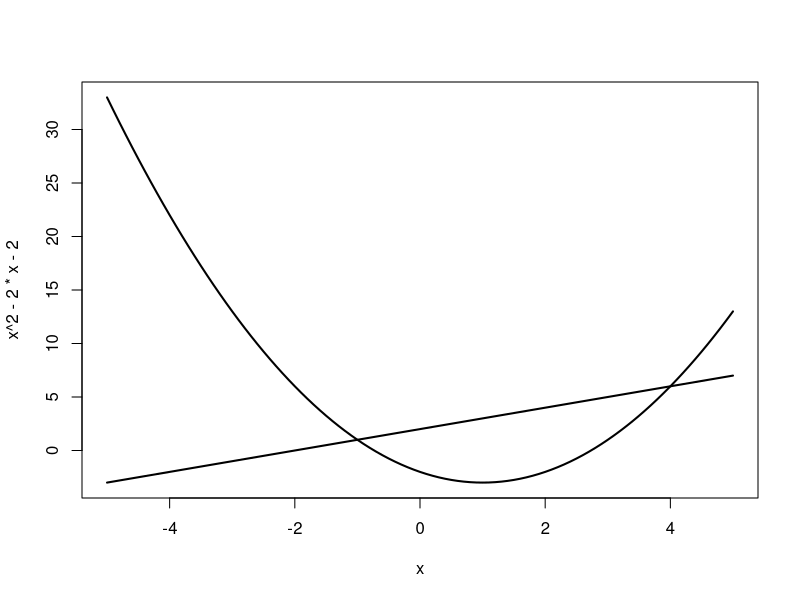

Here is the R script that generated this plot:
## ---- chunk 1
knitr::opts_chunk$set(echo = TRUE)
## ---- chunk 2
Area <- function(x) {2*(x)-9}
integrate(Area, lower = 4.5, upper = 8.5)
## ---- chunk 3
curve(x^2 -2*x-2, lwd = 2, xlim=c(-5, 5))
curve(x+2, lwd = 2, xlim=c(-5, 5), add = TRUE)

## ---- chunk 4
#Find area in-build function
f1 = function(x) {x + 2}
f2 = function(x) {x^2 -2*x -2}

#Find the difference between areas under the curve
area1 <- integrate(f1, -1, 4)
area2 <- integrate(f2, -1, 4)
area <- round((area1$value - area2$value),4)
print(area)
